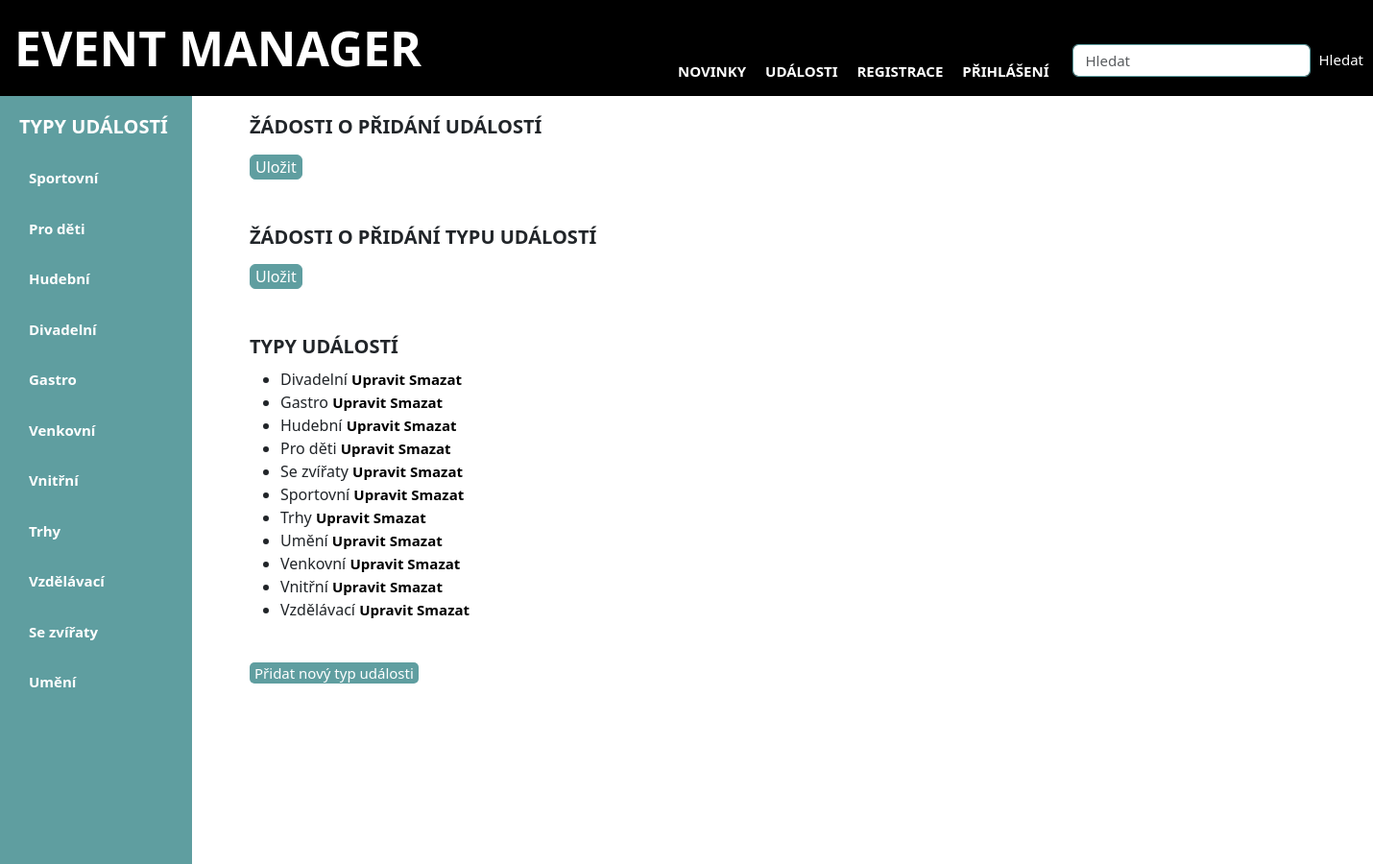
Screenshot of /administrace/ with the database file from the repository.
### viewer/models.py (models this page shows, shortened)
class EventType(Model):
    name = CharField(max_length=128)
    is_approved = models.BooleanField(default=False)  # Výchozí hodnota je False (neschváleno)
    class Meta:
        permissions = [
            ('custom_add_eventtype', 'Can add event type'),  # změňte název na něco jedinečného
        ]

### viewer/views.py (the view, shortened to what this page needs)
# urls.py: path('administrace/', EventTypeView.as_view(), name='administrace'),
class EventTypeView(ListView):
  template_name = 'administrace.html'
  model = EventType
  ordering = ['name']
  def get_context_data(self, **kwargs):
    context = super().get_context_data(**kwargs)
    events = Event.objects.filter(is_approved=False)
    event_types = EventType.objects.filter(is_approved=False)
    context['events'] = events  # Přidání událostí do kontextu
    context['event_types'] = event_types  # Přidání událostí do kontextu
    return context

### viewer/views.py (called while the page is built)
def global_data(request):
    data = EventType.objects.filter(is_approved=True)
    return {'type_list': data}

### viewer/templates/administrace.html (shortened to what this page needs)
{% extends "base.html" %}
{% block content %}
<h3>ŽÁDOSTI O PŘIDÁNÍ UDÁLOSTÍ</h3>
<form method="post">
    <input type="submit" value="Uložit" class="btn btn-primary">
</form>
<br><br>
<h3>ŽÁDOSTI O PŘIDÁNÍ TYPU UDÁLOSTÍ</h3>
<form method="post">
    <input type="submit" value="Uložit" class="btn btn-primary">
</form>
<br><br>
<h3>TYPY UDÁLOSTÍ</h3>
  <ul>
    {% for type in object_list %}
      {% if type.is_approved %}
      <li>
          {{ type.name }}
          <a href="{% url 'type_update' type.pk %}"> Upravit </a>
          <a href="{% url 'type_delete' type.pk %}"> Smazat </a>
      </li>
      {% endif %}
    {% endfor %}
  </ul>
    <br>
        <a href="{% url 'type_create' %}" class="btn btn-primary"> Přidat nový typ události </a>
    <br>
{% endblock %}

### viewer/templates/base.html (shortened to what this page needs)
<!DOCTYPE html>
<html lang="cs">
<head>
    <link href="https://cdn.jsdelivr.net/npm/bootstrap@5.3.0/dist/css/bootstrap.min.css" rel="stylesheet">
    {% load static %}
    <link rel="stylesheet" href="{% static 'styles.css' %}">
</head>
<body>
    <nav class="header">
        <div class="logo">EVENT MANAGER</div>
        <nav class="nav-bar">
            <a href="{% url 'main_page' %}">NOVINKY</a>
            <a href="{% url 'events' %}">UDÁLOSTI</a>
            {% if request.user.is_authenticated %}
                <a href="{% url 'my_attendees' %}">MOJE AKCE</a>
                <a href="{% url 'my_page' %}">MŮJ ÚČET - {{ request.user.username }}</a>
                <a href="{% url 'logout' %}">ODHLÁSIT</a>
            {% else %}
                <a href="{% url 'sign_up' %}">REGISTRACE</a>
                <a href="{% url 'login' %}">PŘIHLÁŠENÍ</a>
            {% endif %}
            <form class="d-flex" method="get" action="{% url 'search' %}">
                <input type="text" name="query" class="form-control me-2" placeholder="Hledat" aria-label="Search" required="" id="id_query">
                <button class="btn btn-outline-success" type="submit">Hledat</button>
            </form>
        </nav>
    </nav>
    <div class="container">
        <div class="left-sidebar">
            <h3>TYPY UDÁLOSTÍ</h3>
            <ul>
                {% for type in type_list %}
                    {% if type.is_approved %}
                        <li><a href="{% url 'type_filter' type.pk %}">{{ type.name }}</a></li>
                    {% endif %}
                {% endfor %}
            </ul>
        </div>
        <div class="content">
            <div>
                {% block content %}{% endblock %}
            </div>
        </div>
    </div>
    </body>
</html>

### viewer/static/styles.css (style rules this page uses)
.header { display: flex; justify-content: space-between; align-items: center; padding-left: 10px; margin-top: 0px; background-color: #000; margin-left: 0px !important; margin-right: 0px; }
.logo { font-size: 50px; font-weight: bold; color: white; margin-left: 5px !important; }
.nav-bar { display: flex; font-size: 18px; justify-content: center; gap: 10px; align-items: flex-end; background-color: #000; margin-right: 10px; margin-bottom: 10px; min-height: 90px; }
.nav-bar a { text-decoration: none; padding: 5px; color: white; }
.container { display: flex; background-color: #FFFFFF !important; padding: 0px; min-height: 100vh; margin-left: 0px !important; }
.content { flex-grow: 1; padding-top: 20px; padding-left: 40px; padding-right: 0px; min-width: 1200px; }
.left-sidebar { width: 200px; min-width: 200px; padding: 20px; background-color: #5F9EA0; border: 0px solid #ddd; font-size: 20px; margin-right: 20px; }
.left-sidebar h3 { margin-bottom: 20px; color: white; }
.left-sidebar ul { list-style-type: none; padding-left: 0; margin: 10; }
.left-sidebar li { margin-bottom: 10px; }
.left-sidebar a { color: white; text-decoration: none; display: block; border-radius: 5px; padding: 10px; }
h3 { margin-bottom: 10px; font-size: 20px; font-weight: bold; }
a { font-size: 15px; }
.form-control { margin: 10px; display: block; width: 100%; padding: 0.375rem 0.75rem; font-size: 15px; line-height: 1; color: #495057; background-color: #fff; background-clip: padding-box; border: 1px solid #5F9EA0; }
.btn-outline-success { background-color: #000000; color: white; border: none; padding: 15px 0px; height: 5px; border-radius: 5px; font-size: 15px; cursor: pointer; margin: 0px 0 15px 0; }
a.btn { background-color: #5F9EA0; color: white; border: none; padding: 0px 5px; border-radius: 5px; font-size: 15px; cursor: pointer; transition: background-color 0.3s; text-decoration: none; }
.btn-primary { background-color: #5F9EA0; color: white; border-color: #5F9EA0; bs-btn-bg: #5F9EA0; bs-btn-border-color: #5F9EA0; padding: 0px 5px; }
a { color: #000; text-decoration: none; font-weight: bold; font-size: 15px; }

### rows the page displays
EventType: name "Sportovní"
EventType: name "Pro děti"
EventType: name "Hudební"
EventType: name "Divadelní"
EventType: name "Gastro"
EventType: name "Venkovní"
EventType: name "Vnitřní"
EventType: name "Trhy"
EventType: name "Vzdělávací"
EventType: name "Se zvířaty"
EventType: name "Umění"
